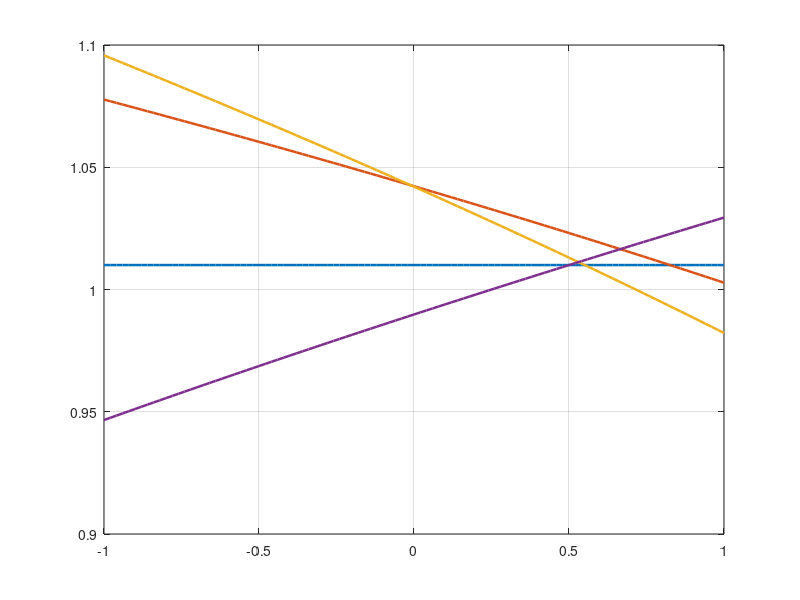

MATLAB code for this plot: (Note: this script raises an error after producing the figure.)
% Newton–Raphson PF for Task 2: sweep SOP active power and plot voltages
clear; clc; close all; format long;

% ---------------- Data ----------------
V1 = 1.01; theta1 = 0;                    % slack
Z12 = 0.04 + 1i*0;  y12 = 1/Z12;
Z23 = 0.02 + 1i*0;  y23 = 1/Z23;
Z14 = 0.04 + 1i*0;  y14 = 1/Z14;

G = [50,-25,0,-25; -25,75,-50,0; 0,-50,50,0; -25,0,0,25];
N = 4;

% Base net complex injections S = P + jQ (generation +, load -)
Sbase = zeros(N,1);
Sbase(2) = +0.85;
Sbase(3) = -0.01;
Sbase(4) = -0.50 - 1i*0.10;

% ---------------- SOP sweep ----------------
PSOP_vec = linspace(-1, 1, 101);         % sweep from -1 to +1 pu
nm = numel(PSOP_vec);

Vsave = nan(N, nm);                     % store complex bus voltages
its   = nan(1, nm);                     % iterations used
conv  = false(1, nm);                   % convergence flag

% Initial guess (warm-start across sweep)
theta0 = zeros(N,1); theta0(1) = theta1;
Vmag0  = ones(N,1);  Vmag0(1)  = V1;

tol = 1e-10; maxIt = 50;
PQ = [2 3 4]; npq = numel(PQ);

for m = 1:nm
    PSOP = PSOP_vec(m);

    % Compose injections for this SOP (QSOP=0 at both sides)
    S = Sbase;
    S(3) = complex(real(S(3)) - PSOP, imag(S(3)) + 0.0);  % +PSOP at bus 3
    S(4) = complex(real(S(4)) + PSOP, imag(S(4)) + 0.0);  % -PSOP at bus 4

    % ---------------- NR iterations (same core as your code) ----------------
    theta = theta0; Vmag = Vmag0;       % warm-start from previous case

    for it = 1:maxIt
        % Calculate P and Q injections from network model (B=0)
        Pcalc = zeros(N,1); Qcalc = zeros(N,1);
        for i = 1:N
            for k = 1:N
                dth = theta(i) - theta(k);
                Pcalc(i) = Pcalc(i) + Vmag(i)*Vmag(k)*G(i,k)*cos(dth);
                Qcalc(i) = Qcalc(i) + Vmag(i)*Vmag(k)*G(i,k)*sin(dth);
            end
        end

        % Mismatch (only for PQ buses)
        Pspec = real(S);  Qspec = imag(S);
        dP = Pspec(PQ) - Pcalc(PQ);
        dQ = Qspec(PQ) - Qcalc(PQ);
        mis = [dP; dQ];

        if max(abs(mis)) < tol
            conv(m) = true; its(m) = it; break;
        end

        % Jacobian blocks H, N, M, L
        H = zeros(npq); Nn = zeros(npq);
        M = zeros(npq); L = zeros(npq);

        for a = 1:npq
            i = PQ(a);
            % Diagonals
            H(a,a) = -Qcalc(i);                         % -Q_i
            M(a,a) =  Pcalc(i) - Vmag(i)^2 * G(i,i);    % P_i - V_i^2*G_ii

            sumN = 0; sumL = 0;
            for k = 1:N
                if k == i, continue; end
                dth = theta(i) - theta(k);
                sumN = sumN + Vmag(k)*G(i,k)*cos(dth);
                sumL = sumL + Vmag(k)*G(i,k)*sin(dth);
            end
            Nn(a,a) = 2*Vmag(i)*G(i,i) + sumN;          % ∂P_i/∂|V_i|
            L(a,a)  = sumL;                              % ∂Q_i/∂|V_i|

            % Off-diagonals
            for b = 1:npq
                j = PQ(b); if j == i, continue; end
                dth = theta(i) - theta(j);
                H(a,b) =  Vmag(i)*Vmag(j)*G(i,j)*sin(dth);
                M(a,b) = -Vmag(i)*Vmag(j)*G(i,j)*cos(dth);
                Nn(a,b) =  Vmag(i)*G(i,j)*cos(dth);
                L(a,b)  =  Vmag(i)*G(i,j)*sin(dth);
            end
        end

        % Solve for updates [Δθ_PQ; Δ|V|_PQ]
        J = [H, Nn; M, L];
        dx = J \ mis;

        % Update states
        theta(PQ) = theta(PQ) + dx(1:npq);
        Vmag(PQ)  = Vmag(PQ)  + dx(npq+1:end);
    end

    % Save solution
    V = Vmag.* exp(1i*theta);
    Vsave(:,m) = V;
    theta0 = theta; Vmag0 = Vmag;
end

% ---------------- Plot voltages vs PSOP ----------------
figure('Color','w'); hold on; grid on; box on;
cols = lines(4);
for i = 1:4
    plot(PSOP_vec(conv), abs(Vsave(i,conv)), 'LineWidth', 1.8, 'Color', cols(i,:));
end
yline(0.96,'k--','0.96 pu'); yline(1.04,'k--','1.04 pu');
xlabel('P_{SOP} (pu)');
ylabel('|V| (pu)');
legend('Bus 1','Bus 2','Bus 3','Bus 4','Location','best');
title('Bus voltages vs SOP active-power setpoint');

% ---------------- Report PSOP ranges keeping |V3| within [0.96, 1.04] pu ----------------
stat = [0.96, 1.04];
ok3 = conv & abs(Vsave(3,:)) >= stat(1) & abs(Vsave(3,:)) <= stat(2);
ranges = contiguous_ranges(PSOP_vec, ok3);

fprintf('\nConverged points: %d/%d. Average NR iterations: %.2f\n', sum(conv), nm, mean(its(conv)));
fprintf('PSOP ranges that keep |V3| within [%.2f, %.2f] pu:\n', stat(1), stat(2));
if isempty(ranges)
    fprintf('  None within the scanned setpoints.\n');
else
    for r = 1:size(ranges,1)
        fprintf('  [%.4f, %.4f] pu\n', ranges(r,1), ranges(r,2));
    end
end

% ===== Utility: contiguous ranges from a logical mask =====
function R = contiguous_ranges(x, mask)
    R = [];
    if ~any(mask), return; end
    d = diff([false, mask, false]);
    i1 = find(d==1); i2 = find(d==-1)-1;
    R = [x(i1).' x(i2).'];
end
